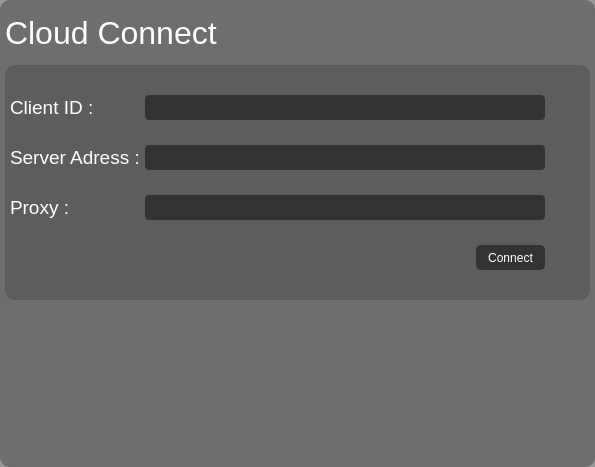
               <widget class="QWidget" name="page_exercises">
                <property name="styleSheet">
                 <string notr="true">QWidget{

background-color: rgba(81,81,81,0.6);
border-radius: 10px;

}
QLabel{
background-color:transparent;
color:#FFF;
}
QLineEdit{
border:1px;
padding:5px;
}
QLineEdit:focus{
background-color:rgb(81,81,81);
}

QPushButton{
border-radius:10px;
}

QPushButton:hover,
QPushButton:clicked{
background-color:rgb(50,50,50);
}
</string>
                </property>
                <layout class="QVBoxLayout" name="verticalLayout_8">
                 <property name="spacing">
                  <number>5</number>
                 </property>
                 <property name="leftMargin">
                  <number>5</number>
                 </property>
                 <property name="topMargin">
                  <number>5</number>
                 </property>
                 <property name="rightMargin">
                  <number>5</number>
                 </property>
                 <property name="bottomMargin">
                  <number>5</number>
                 </property>
                 <item>
                  <widget class="QLabel" name="lab_cloud_main">
                   <property name="minimumSize">
                    <size>
                     <width>0</width>
                     <height>55</height>
                    </size>
                   </property>
                   <property name="maximumSize">
                    <size>
                     <width>16777215</width>
                     <height>55</height>
                    </size>
                   </property>
                   <property name="font">
                    <font>
                     <family>Segoe UI</family>
                     <pointsize>24</pointsize>
                    </font>
                   </property>
                   <property name="styleSheet">
                    <string notr="true">QLabel {
	color:rgb(255,255,255);
}</string>
                   </property>
                   <property name="text">
                    <string>Cloud Connect</string>
                   </property>
                  </widget>
                 </item>
                 <item>
                  <widget class="QFrame" name="frame_2">
                   <property name="enabled">
                    <bool>true</bool>
                   </property>
                   <property name="minimumSize">
                    <size>
                     <width>0</width>
                     <height>235</height>
                    </size>
                   </property>
                   <property name="maximumSize">
                    <size>
                     <width>16777215</width>
                     <height>235</height>
                    </size>
                   </property>
                   <property name="font">
                    <font>
                     <family>Segoe UI</family>
                     <pointsize>12</pointsize>
                    </font>
                   </property>
                   <property name="frameShape">
                    <enum>QFrame::StyledPanel</enum>
                   </property>
                   <property name="frameShadow">
                    <enum>QFrame::Raised</enum>
                   </property>
                   <layout class="QGridLayout" name="gridLayout_2">
                    <property name="leftMargin">
                     <number>5</number>
                    </property>
                    <property name="topMargin">
                     <number>5</number>
                    </property>
                    <property name="rightMargin">
                     <number>5</number>
                    </property>
                    <property name="bottomMargin">
                     <number>5</number>
                    </property>
                    <property name="horizontalSpacing">
                     <number>5</number>
                    </property>
                    <property name="verticalSpacing">
                     <number>0</number>
                    </property>
                    <item row="1" column="3">
                     <spacer name="horizontalSpacer_2">
                      <property name="orientation">
                       <enum>Qt::Horizontal</enum>
                      </property>
                      <property name="sizeHint" stdset="0">
                       <size>
                        <width>40</width>
                        <height>20</height>
                       </size>
                      </property>
                     </spacer>
                    </item>
                    <item row="2" column="1" colspan="2">
                     <widget class="QLineEdit" name="line_cloud_proxy">
                      <property name="minimumSize">
                       <size>
                        <width>400</width>
                        <height>25</height>
                       </size>
                      </property>
                      <property name="maximumSize">
                       <size>
                        <width>500</width>
                        <height>25</height>
                       </size>
                      </property>
                      <property name="font">
                       <font>
                        <family>Segoe UI</family>
                        <pointsize>12</pointsize>
                       </font>
                      </property>
                      <property name="styleSheet">
                       <string notr="true">QLineEdit {
	color:rgb(255,255,255);
	border:2px solid rgb(51,51,51);
	border-radius:4px;
	background:rgb(51,51,51);
}

QLineEdit:disabled {
	color:rgb(255,255,255);
	border:2px solid rgb(112,112,112);
	border-radius:4px;
	background:rgb(112,112,112);
}</string>
                      </property>
                     </widget>
                    </item>
                    <item row="2" column="0">
                     <widget class="QLabel" name="label_4">
                      <property name="minimumSize">
                       <size>
                        <width>100</width>
                        <height>0</height>
                       </size>
                      </property>
                      <property name="font">
                       <font>
                        <family>Segoe UI</family>
                        <pointsize>14</pointsize>
                       </font>
                      </property>
                      <property name="styleSheet">
                       <string notr="true">color:rgb(255,255,255);</string>
                      </property>
                      <property name="text">
                       <string>Proxy :</string>
                      </property>
                     </widget>
                    </item>
                    <item row="3" column="0" colspan="2">
                     <spacer name="horizontalSpacer_3">
                      <property name="orientation">
                       <enum>Qt::Horizontal</enum>
                      </property>
                      <property name="sizeHint" stdset="0">
                       <size>
                        <width>40</width>
                        <height>20</height>
                       </size>
                      </property>
                     </spacer>
                    </item>
                    <item row="3" column="2">
                     <widget class="QPushButton" name="bn_cloud_connect">
                      <property name="minimumSize">
                       <size>
                        <width>69</width>
                        <height>25</height>
                       </size>
                      </property>
                      <property name="maximumSize">
                       <size>
                        <width>69</width>
                        <height>25</height>
                       </size>
                      </property>
                      <property name="font">
                       <font>
                        <family>Segoe UI</family>
                        <pointsize>9</pointsize>
                       </font>
                      </property>
                      <property name="styleSheet">
                       <string notr="true">QPushButton {
	border: 2px solid rgb(51,51,51);
	border-radius: 5px;	
	color:rgb(255,255,255);
	background-color: rgb(51,51,51);
}
QPushButton:hover {
	border: 2px solid rgb(0,143,150);
	background-color: rgb(0,143,150);
}
QPushButton:pressed {	
	border: 2px solid rgb(0,143,150);
	background-color: rgb(51,51,51);
}

QPushButton:disabled {	
	border-radius: 5px;	
	border: 2px solid rgb(112,112,112);
	background-color: rgb(112,112,112);
}</string>
                      </property>
                      <property name="text">
                       <string>Connect</string>
                      </property>
                     </widget>
                    </item>
                    <item row="0" column="0">
                     <widget class="QLabel" name="label_2">
                      <property name="minimumSize">
                       <size>
                        <width>100</width>
                        <height>0</height>
                       </size>
                      </property>
                      <property name="font">
                       <font>
                        <family>Segoe UI</family>
                        <pointsize>14</pointsize>
                       </font>
                      </property>
                      <property name="styleSheet">
                       <string notr="true">color:rgb(255,255,255);</string>
                      </property>
                      <property name="text">
                       <string>Client ID :</string>
                      </property>
                     </widget>
                    </item>
                    <item row="1" column="0">
                     <widget class="QLabel" name="label_3">
                      <property name="minimumSize">
                       <size>
                        <width>100</width>
                        <height>0</height>
                       </size>
                      </property>
                      <property name="font">
                       <font>
                        <family>Segoe UI</family>
                        <pointsize>14</pointsize>
                       </font>
                      </property>
                      <property name="styleSheet">
                       <string notr="true">color:rgb(255,255,255);</string>
                      </property>
                      <property name="text">
                       <string>Server Adress :</string>
                      </property>
                     </widget>
                    </item>
                    <item row="0" column="1" colspan="2">
                     <widget class="QLineEdit" name="line_cloud_id">
                      <property name="enabled">
                       <bool>true</bool>
                      </property>
                      <property name="minimumSize">
                       <size>
                        <width>400</width>
                        <height>25</height>
                       </size>
                      </property>
                      <property name="maximumSize">
                       <size>
                        <width>500</width>
                        <height>25</height>
                       </size>
                      </property>
                      <property name="font">
                       <font>
                        <family>Segoe UI</family>
                        <pointsize>12</pointsize>
                       </font>
                      </property>
                      <property name="styleSheet">
                       <string notr="true">QLineEdit {
	color:rgb(255,255,255);
	border:2px solid rgb(51,51,51);
	border-radius:4px;
	background:rgb(51,51,51);
}

QLineEdit:disabled {
	color:rgb(255,255,255);
	border:2px solid rgb(112,112,112);
	border-radius:4px;
	background:rgb(112,112,112);
}</string>
                      </property>
                     </widget>
                    </item>
                    <item row="1" column="1" colspan="2">
                     <widget class="QLineEdit" name="line_cloud_adress">
                      <property name="minimumSize">
                       <size>
                        <width>400</width>
                        <height>25</height>
                       </size>
                      </property>
                      <property name="maximumSize">
                       <size>
                        <width>500</width>
                        <height>25</height>
                       </size>
                      </property>
                      <property name="font">
                       <font>
                        <family>Segoe UI</family>
                        <pointsize>12</pointsize>
                       </font>
                      </property>
                      <property name="styleSheet">
                       <string notr="true">QLineEdit {
	color:rgb(255,255,255);
	border:2px solid rgb(51,51,51);
	border-radius:4px;
	background:rgb(51,51,51);
}

QLineEdit:disabled {
	color:rgb(255,255,255);
	border:2px solid rgb(112,112,112);
	border-radius:4px;
	background:rgb(112,112,112);
}</string>
                      </property>
                     </widget>
                    </item>
                   </layout>
                  </widget>
                 </item>
                 <item>
                  <spacer name="verticalSpacer_2">
                   <property name="orientation">
                    <enum>Qt::Vertical</enum>
                   </property>
                   <property name="sizeHint" stdset="0">
                    <size>
                     <width>20</width>
                     <height>162</height>
                    </size>
                   </property>
                  </spacer>
                 </item>
                </layout>
               </widget>
